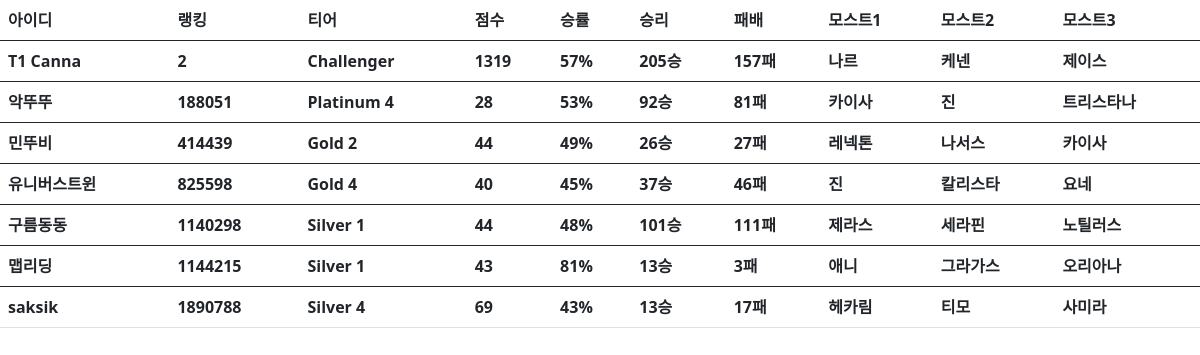
The page /crawling/alluser/ on the database its author committed.
### opgg/models.py (models this page shows, shortened)
class Lol(models.Model):
    rank = models.IntegerField()
    tier = models.CharField(max_length=50)
    points = models.IntegerField()
    win = models.CharField(max_length=50)
    lose = models.CharField(max_length=50)
    win_ratio = models.CharField(max_length=50)
    most1 = models.CharField(max_length=50)
    most2 = models.CharField(max_length=50)
    most3 = models.CharField(max_length=50)
    cha_name = models.CharField(max_length=50)
    create_time = models.DateTimeField(auto_now_add=True)
    update_time = models.DateTimeField(auto_now=True)

### opgg/views.py (the view)
# urls.py: path('alluser/',views.all_user,name='user')
def all_user(request):
    user = Lol.objects.all().order_by('rank')
    return render(request,'opgg/alluser.html',{'user':user})

### opgg/templates/opgg/alluser.html (shortened to what this page needs)
<!DOCTYPE html>
<html lang="en">
<head>
    <link href="https://cdn.jsdelivr.net/npm/bootstrap@5.0.0-beta1/dist/css/bootstrap.min.css" rel="stylesheet">
</head>
<body>
    <table class="table table-hover">
    <thead>
        <tr>
            <th>아이디</th>
            <th>랭킹</th>
            <th>티어</th>
            <th>점수</th>
            <th>승률</th>
            <th>승리</th>
            <th>패배</th>
            <th>모스트1</th>
            <th>모스트2</th>
            <th>모스트3</th>
        </tr>
    </thead>
        {% for i in user %}
    <tbody>
        <tr>
            <th>{{i.cha_name}}</th>
            <th>{{i.rank}}</th>
            <th>{{i.tier}}</th>
            <th>{{i.points}}</th>
            <th>{{i.win_ratio}}</th>
            <th>{{i.win}}</th>
            <th>{{i.lose}}</th>
            <th>{{i.most1}}</th>
            <th>{{i.most2}}</th>
            <th>{{i.most3}}</th>
        </tr>
    </tbody>
        {% endfor %}
</table>
</body>
</html>

### rows shown on the page
Lol: cha_name "T1 Canna", rank "2", tier "Challenger", points "1319", win_ratio "57%", win "205승", lose "157패", most1 "나르", most2 "케넨", most3 "제이스"
Lol: cha_name "악뚜뚜", rank "188051", tier "Platinum 4", points "28", win_ratio "53%", win "92승", lose "81패", most1 "카이사", most2 "진", most3 "트리스타나"
Lol: cha_name "민뚜비", rank "414439", tier "Gold 2", points "44", win_ratio "49%", win "26승", lose "27패", most1 "레넥톤", most2 "나서스", most3 "카이사"
Lol: cha_name "유니버스트윈", rank "825598", tier "Gold 4", points "40", win_ratio "45%", win "37승", lose "46패", most1 "진", most2 "칼리스타", most3 "요네"
Lol: cha_name "구름동동", rank "1140298", tier "Silver 1", points "44", win_ratio "48%", win "101승", lose "111패", most1 "제라스", most2 "세라핀", most3 "노틸러스"
Lol: cha_name "맵리딩", rank "1144215", tier "Silver 1", points "43", win_ratio "81%", win "13승", lose "3패", most1 "애니", most2 "그라가스", most3 "오리아나"
Lol: cha_name "saksik", rank "1890788", tier "Silver 4", points "69", win_ratio "43%", win "13승", lose "17패", most1 "헤카림", most2 "티모", most3 "사미라"
